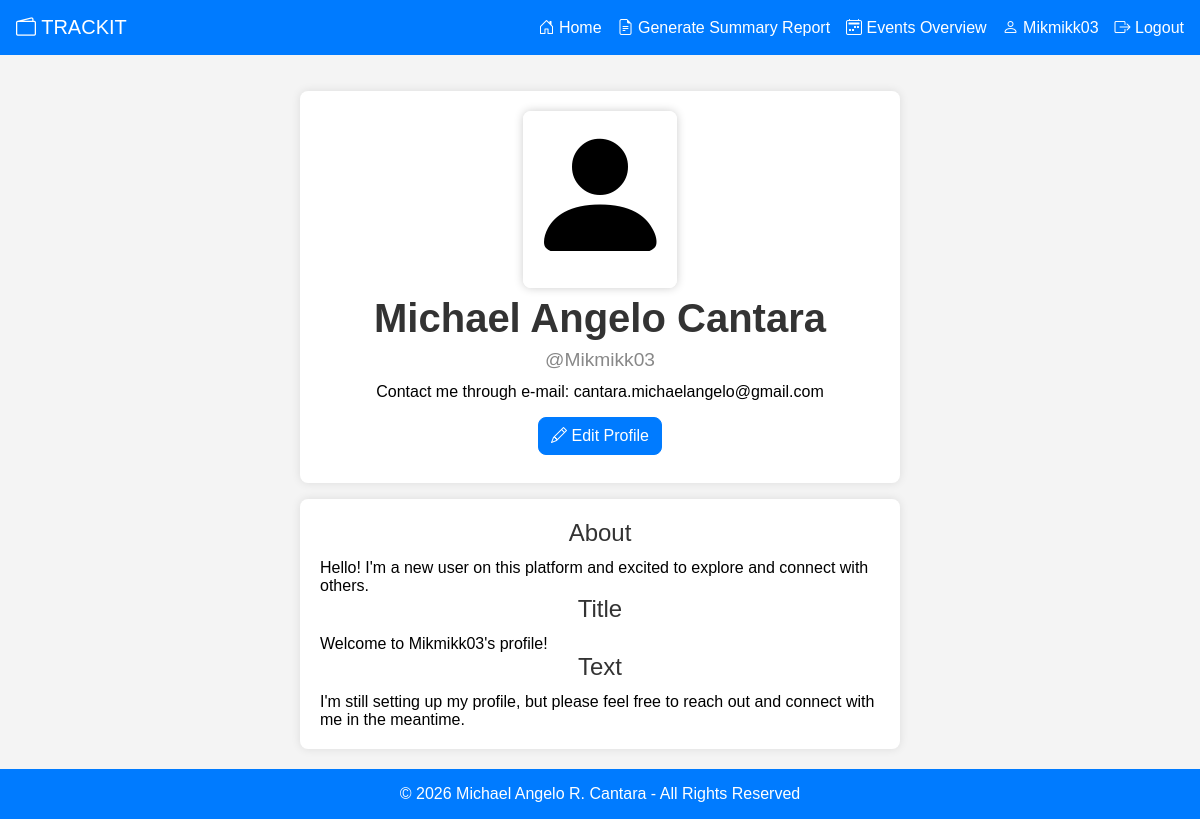
/profile-information.php (signed in), run on the app's committed database.
### tables this page shows
CREATE TABLE `users` (
  `users_id` int(11) NOT NULL,
  `users_first_name` varchar(50) NOT NULL,
  `users_last_name` varchar(50) NOT NULL,
  `users_username` varchar(50) NOT NULL,
  `users_email` varchar(100) NOT NULL,
  `users_role` varchar(50) NOT NULL,
  `users_password` varchar(255) NOT NULL,
  `users_email_verified` int(11) NOT NULL DEFAULT 0
);

CREATE TABLE `profiles` (
  `profiles_id` int(11) NOT NULL,
  `profiles_about` text NOT NULL,
  `profiles_introduction_title` text NOT NULL,
  `profiles_introduction_text` text NOT NULL,
  `users_id` int(11) DEFAULT NULL
);

### includes/profile-information-functions.inc.php (called while the page is built, shortened)
<?php
function getUserInformation($conn, $users_id) {
    $sql = "SELECT users_first_name, users_last_name, users_username, users_email, users_email_verified FROM users WHERE users_id = ?;";
    $stmt = mysqli_stmt_init($conn);
    if (!mysqli_stmt_prepare($stmt, $sql)) {
        header("location: ../profile-information.php?error=stmtfailed");
        exit();
    }
    mysqli_stmt_bind_param($stmt, "i", $users_id);
    mysqli_stmt_execute($stmt);
    $resultData = mysqli_stmt_get_result($stmt);
    if ($row = mysqli_fetch_assoc($resultData)) {
        return $row;
    } else {
        $result = false;
        return $result;
    }
}
function getProfileInformation($conn, $users_id) {
    $sql = "SELECT * FROM profiles WHERE users_id = ?;";
    $stmt = mysqli_stmt_init($conn);
    if (!mysqli_stmt_prepare($stmt, $sql)) {
        header("location: ../profile-information.php?error=stmtfailed");
        exit();
    }
    mysqli_stmt_bind_param($stmt, "i", $users_id);
    mysqli_stmt_execute($stmt);
    $resultData = mysqli_stmt_get_result($stmt);
    if ($row = mysqli_fetch_assoc($resultData)) {
        return $row;
    } else {
        $result = false;
        return $result;
    }
}

### profile-information.php (the view, shortened to what this page needs)
<?php
require_once "includes/db-connection.inc.php";
require_once "includes/profile-information-functions.inc.php";
$profileData = getProfileInformation($conn, $_SESSION["users_id"]);
$userData = getUserInformation($conn, $_SESSION["users_id"]);
?>
<!DOCTYPE html>
<html lang="en">
<head>
    <?php include "templates/external-links.tpl.php"; ?>
</head>
<body>
    <?php include 'templates/header.tpl.php'; ?>
    <main>
        <section class="section-container">
            <div class="profile-picture-container">
                <i class="bi bi-person-fill profile-picture"></i>
            </div>
            <h1 class="profile-full-name"><?php echo $userData["users_first_name"] . " " . $userData["users_last_name"]; ?></h1>
            <h2 class="profile-username">@<?php echo $userData["users_username"]; ?></h2>
            <p class="profile-email">Contact me through e-mail: <?php echo $userData['users_email']; ?></p>
            <div class="button-container">
                <a class="button margin-top-16" href="profile-information-settings.php"><i class="bi bi-pencil"></i>
                    Edit Profile</a>
            </div>
        </section>
        <section class="section-container">
            <h2 class="profile-section-title">About</h2>
            <p><?php echo $profileData['profiles_about']; ?></p>
            <h2 class="profile-section-title">Title</h2>
            <p><?php echo $profileData['profiles_introduction_title']; ?></p>
            <h2 class="profile-section-title">Text</h2>
            <p><?php echo $profileData['profiles_introduction_text']; ?></p>
        </section>
    </main>
    <?php include 'templates/footer.tpl.php'; ?>
</body>
</html>

### static/css/style.css (style rules this page uses)
* { margin: 0; padding: 0; box-sizing: border-box; }
body { font-family: Verdana, Geneva, Tahoma, sans-serif; background-color: #f4f4f4; }
html, body { height: 100%; margin: 0; display: flex; flex-direction: column; }
main { width: 100%; margin: 0 auto; padding: 20px; flex: 1 0 auto; }
h1 { color: #333; text-align: center; font-size: 2.5em; }
h2 { font-size: 1.2em; color: #333; text-align: center; font-weight: lighter; margin-bottom: 12px; }
.button, .secondary-outline-button { display: inline-block; padding: 0.375rem 0.75rem; font-size: 1rem; font-weight: 400; line-height: 1.5; text-align: center; text-decoration: none; vertical-align: middle; cursor: pointer; user-select: none; border: 1px solid transparent; border-radius: 8px; margin: 8px 0; transition: color 0.15s ease-in-out, background-color 0.15s ease-in-out, border-color 0.15s ease-in-out, box-shadow 0.15s ease-in-out; }
.button { color: #fff; background-color: #007bff; border: 1px solid #007bff; }
.margin-top-16 { margin-top: 16px; }
section:not(.chart-container) { background-color: #fff; border-radius: 8px; padding: 20px; box-shadow: 0px 0px 10px 0px rgba(0, 0, 0, 0.1); margin-top: 16px; }
.section-container { max-width: 600px; margin: 0 auto; }
.button-container { display: grid; grid-template-columns: auto; gap: 10px; place-items: center; max-width: 50%; margin: 0 auto; }
.profile-picture-container { display: flex; justify-items: center; align-items: center; }
.profile-picture { font-size: 150px; margin: 0 auto; border: 2px solid white; box-shadow: 0px 0px 10px 0px rgba(0, 0, 0, 0.2); border-radius: 8px; }
.profile-full-name { margin-top: 8px; }
.profile-username { margin-top: 8px; color: #888; }
.profile-email { margin-top: 8px; text-align: center; }
.profile-section-title { font-size: 24px; }

### data on the page
users: users_first_name "Michael Angelo", users_last_name "Cantara", users_username "Mikmikk03", users_email "cantara.michaelangelo@gmail.com"
profiles: profiles_about "Hello! I'm a new user on this platform and excited to explore and connect with others.", profiles_introduction_title "Welcome to Mikmikk03's profile!", profiles_introduction_text "I'm still setting up my profile, but please feel free to reach out and connect with me in the meantime."

### other printed values
$_SESSION["users_username"] "Mikmikk03"
